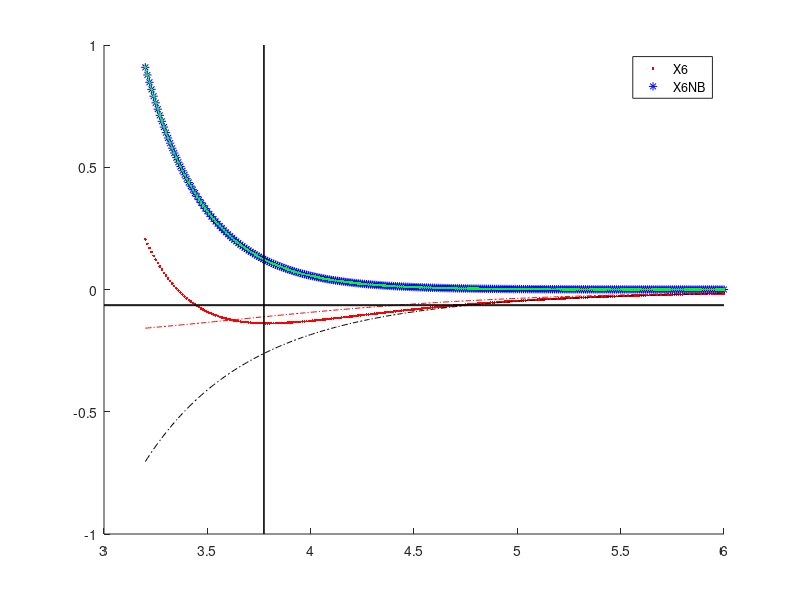

Recreate this plot in MATLAB.


X6poten = @(para, rho)( ...
    para(1)/(para(2) - 6.)* ...
    (6 * exp(para(2).*(1 - rho)) - para(2)./(rho.^6)) ...
);

% para = 0.1383 3.7934 13.1999
X6potenNB = @(para, rho)( ...
    para(1)/(para(2) - 6.)* ...
    (6 * exp(para(2).*(1 - rho))) ...
);

X6Spoten = @(para, rho)( ...
    para(1) /(para(2) - 6.)* ...
    (6./para(3)* exp((para(3) * para(2)).*(1 - rho)) - para(2)./(rho.^6)) ...
);

X6potenLG = @(para, rho)( ...
     - para(1)/(para(2)-6)*para(2)./(rho.^6) ...
);

standardLGpart = @(para, rr)( ...
    -para(1)./(rr.^6 + para(2)^6));

fitFUNC1 = @(para, r)(para(1)* exp(para(2).*r +para(3))); % A exp (x R + B) Note this function uses r rather than \rho


rr = 3.2:0.01: 6;
rrf = 3.2:0.001: 6;



disp('finished');
rho = rr./3.7934;





rhos = rr./3.7750;
beta1 = [0.0623 , 16.0944 , 1.1];

ys = X6Spoten(beta1, rhos);
% kappa = 6*beta1(2)*(beta1(2)*beta1(3)- 7.)/ (beta1(2)-6.);



%vpasolve(4*x^4 + 3*x^3 + 2*x^2 + x + 5 == 0, x)
figure; hold on;

%%% potential X6
beta0 = [0.1383 , 13.1999];
y = X6poten(beta0, rho);
yNB = X6potenNB(beta0, rho);
plotX6 = plot(rr, y, 'r.');
y1 = X6potenLG(beta0, rho); %DEBUG
plot(rr, y1, 'k-.'); % DEBUG


% plotX6S= plot(rr, ys, 'b.');
plotX6NB= plot(rr, yNB, 'b*');


%%% fitting
rhof = rrf/3.7934;




beta_ = [14.5646  -16.0944   10.1790];
beta_ = [3 1 1]; % DEBUG
yNB = X6potenNB(beta0, rhof);

opts = statset('MaxIter',9000);

betaf = nlinfit(rrf, yNB, fitFUNC1, beta_, opts);
% betaf = [0 0 0] % DEBUG
disp(betaf);


%%% potential VOP


y2 = standardLGpart([684.95, 3.85], rr); % DEBUG
yNB = fitFUNC1(betaf, rr);
plot(rr, yNB, 'g.-');
plot(rr, y2, 'r-.'); % DEBUG
% test = standardLGpart([684.95, 3.85], 3.5)


plot(xlim, [-0.0661 -0.0661], 'k-');
plot(xlim, [-0.0623 -0.0623], 'k-');

plot([3.7750 3.7750], ylim, 'k-');
plot([3.7727 3.7727], ylim, 'k-');






h = legend([plotX6, plotX6NB], 'X6', 'X6NB');

% value = X6Spoten(beta1, 1)

%axis([3 6 -0.1 0.1]);

% 102.4 * 10.0944/6/16.0944+7)/16.0944
% syms x;
% eqn = 87.0 == 6*x*(x-7)/(x-6)
% solx = vpasolve(eqn, x);
% disp(solx)
